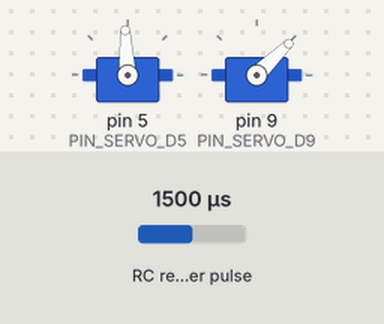
A sketch run on a simulated Arduino Nano, built with avr-gcc and run on an emulated ATmega328P. Parts: 2 × servo. Wiring (inferred from the names in the program): RC receiver channel: data pin 2. Inputs (shaded band) come from the test bench; at power-on: RC receiver pulse 1500 µs. The audio player accepts every command and is not drawn.

Above: at 6.2 s.
6.3 s: RC receiver pulse (sensor on pin 2) set to 1196 µs
9.1 s: RC receiver pulse (sensor on pin 2) set to 1167 µs
At 10.8 s:
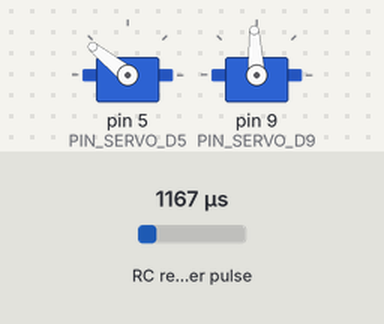
12.1 s: RC receiver pulse (sensor on pin 2) set to 1425 µs
15.1 s: RC receiver pulse (sensor on pin 2) set to 1450 µs
At 16.8 s:
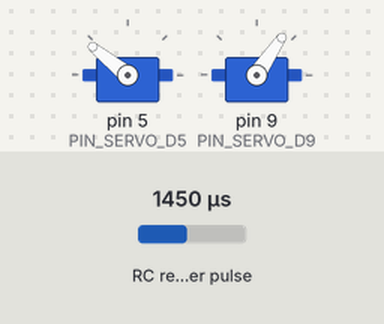
18.1 s: RC receiver pulse (sensor on pin 2) set to 1020 µs
At 22.7 s:
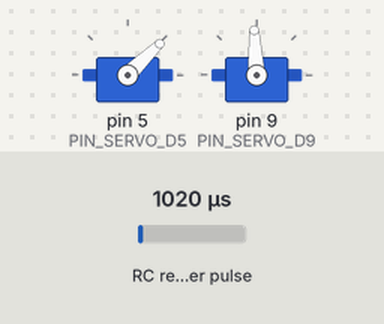
Timing chart, 0 to 24.4 s (numbered marks = the images above; inputs shaded):
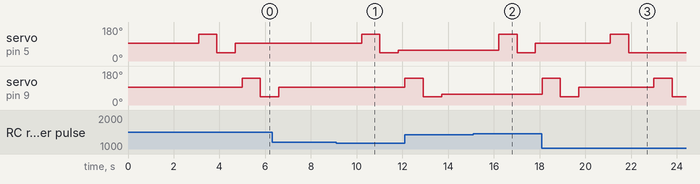

The sketch:

finialtelegraph.ino
```cpp
#include <Servo.h>
#include <SoftwareSerial.h>
#include <DFRobotDFPlayerMini.h>

/*
  TELEGRAPH (LAST-NIGHT FIXED VERSION) — Commented Builder Edition
  ---------------------------------------------------------------
  What it does:
  - Reads RC servo PWM on D2 (1000–2000 µs)
  - Snaps RC to one of 9 discrete "orders" (steps)
  - Requires you to HOLD the snapped step for 1 second to trigger
  - When triggered: plays a bell + runs a sweep show (2000 -> 1000 -> hold)
  - Locks out repeat triggers until you move the stick several steps away
    (prevents "machine-gun bell" and runaway triggering)

  Hardware notes:
  - D5 drives Bridge telegraph (splitter can drive 2 servos)
  - D9 drives Engine telegraph (splitter can drive 2 servos)
  - DFPlayer Mini on SoftwareSerial D11/D12

  Builder adjustments are marked with:  *** TWEAK ME ***
*/

// =====================
// MP3 (DFPlayer Mini)
// =====================
const byte MP3_RX    = 11;  // Nano RX  <- DF TX
const byte MP3_TX    = 12;  // Nano TX  -> DF RX (1k in series recommended)
const byte MP3_VOL   = 30;  // *** TWEAK ME *** 0..30 (30 = loudest)
const int  MP3_TRACK = 1;   // *** TWEAK ME *** track number (0001.mp3 = 1)

SoftwareSerial mp3Serial(MP3_RX, MP3_TX);
DFRobotDFPlayerMini mp3;
bool mp3OK = false;

// --- Bell damper (prevents MP3 "running on") ---
const unsigned long BELL_COOLDOWN_MS = 2000; // *** TWEAK ME *** 1000–3000 typical
unsigned long lastBellMs = 0;

// Plays the bell safely (cooldown + stop-first for picky DFPlayer clones)
void playBell() {
  if (!mp3OK) return;

  unsigned long now = millis();
  if (now - lastBellMs < BELL_COOLDOWN_MS) return; // block repeats
  lastBellMs = now;

  // Many DFPlayer clones behave better if we stop first
  mp3.stop();
  delay(40);
  mp3.play(MP3_TRACK);
}

// =====================
// PINS
// =====================
const uint8_t PIN_SERVO_D5 = 5;   // Bridge master (splitter drives 2)
const uint8_t PIN_SERVO_D9 = 9;   // Engine master (splitter drives 2)
const uint8_t PIN_RC_IN    = 2;   // Receiver PWM in

// =====================
// SERVO RANGE (µs)
// =====================
const int SERVO_MIN = 1000;   // *** TWEAK ME *** your servo safe low end
const int SERVO_MAX = 2000;   // *** TWEAK ME *** your servo safe high end

// 9 selections from 1000 to 2000 inclusive -> step = 125
const int STEPS   = 9;  // *** TWEAK ME *** 9 = classic 9-position feel
const int STEP_US = (SERVO_MAX - SERVO_MIN) / (STEPS - 1); // 125 with 9 steps

// How close RC must be to nearest step to count as "selected"
const int SNAP_TOL_US = 60;   // *** TWEAK ME *** widen if your radio is noisy (60–90)

// Trigger timing
const unsigned long STABLE_SELECT_MS = 1000UL;  // *** TWEAK ME *** hold time to trigger (700–1500)
const unsigned long SAMPLE_MS        = 40UL;    // *** TWEAK ME *** 20–50ms typical

// Show timing
const uint16_t STEP_DELAY_MS  = 800;  // *** TWEAK ME *** time at 2000 and 1000 during sweep
const uint16_t HOLD_SETTLE_MS = 300;  // *** TWEAK ME *** settle after final hold

// =====================
// DAMPER / RE-ARM RULE
// =====================
// After a run, require the stick to move this many *steps away*
// before allowing another run.
// Higher value = harder to re-trigger (more “safety”)
const int REARM_STEPS = 3;    // *** TWEAK ME *** 2 or 3 recommended

// =====================
// OBJECTS
// =====================
Servo s5, s9;

// =====================
// HELPERS
// =====================
int absInt(int x) { return (x < 0) ? -x : x; }

// Read RC pulse width in microseconds.
// IMPORTANT: pulseIn() can be “heavy”, so we only sample every SAMPLE_MS.
int readRcUs() {
  unsigned long pw = pulseIn(PIN_RC_IN, HIGH, 25000UL); // 25ms timeout
  if (pw == 0) return 1500;  // safe fallback if signal missing

  int us = (int)pw;

  // Clamp to normal servo range
  if (us < 1000) us = 1000;
  if (us > 2000) us = 2000;

  return us;
}

// Snap rc value to nearest step (1000..2000 in 125us increments with 9 steps)
int nearestStepUs(int rc) {
  int idx = (rc - 1000 + (STEP_US / 2)) / STEP_US;  // rounded
  if (idx < 0) idx = 0;
  if (idx > (STEPS - 1)) idx = STEPS - 1;
  return 1000 + idx * STEP_US;
}

bool isSnappedToStep(int rc, int stepVal) {
  return absInt(rc - stepVal) <= SNAP_TOL_US;
}

// Convert a step value (1000..2000) to a step index (0..8)
int stepIndexFromUs(int stepUs) {
  int idx = (stepUs - 1000) / STEP_US;
  if (idx < 0) idx = 0;
  if (idx > (STEPS - 1)) idx = STEPS - 1;
  return idx;
}

// =====================
// SHOW ACTION
// =====================
void sweepThenHold(Servo &s, int holdUs) {
  s.writeMicroseconds(2000);
  delay(STEP_DELAY_MS);

  s.writeMicroseconds(1000);
  delay(STEP_DELAY_MS);

  s.writeMicroseconds(holdUs);
  delay(HOLD_SETTLE_MS);
}

// Run the full telegraph “show” for BOTH bridge and engine
// (bell + synchronized sweep + final hold)
void runShowAndHold(int holdUs) {
  // Bell first so the audio matches the moment the order changes
  playBell();

  // Do the sweep on both telegraphs (same timing)
  sweepThenHold(s5, holdUs);
  sweepThenHold(s9, holdUs);
}

// =====================
// STATE
// =====================
int  currentHoldUs = 1500;
bool hasHold       = false;

// Candidate “hold-to-trigger” tracking
bool candidateActive = false;
int  candidateHoldUs = 1500;
unsigned long candidateStartMs = 0;

unsigned long lastSampleMs = 0;

// Damper state
bool rearmed = true;          // allowed to run?
int  lastTriggerUs = 1500;    // last step that caused a run

// =====================
// SETUP / LOOP
// =====================
void setup() {
  pinMode(PIN_RC_IN, INPUT);

  s5.attach(PIN_SERVO_D5);
  s9.attach(PIN_SERVO_D9);

  // Safe start center (prevents servo slam on boot)
  s5.writeMicroseconds(1500);
  s9.writeMicroseconds(1500);
  delay(500);

  // MP3 init
  mp3Serial.begin(9600);
  delay(800);

  if (mp3.begin(mp3Serial)) {
    mp3OK = true;
    mp3.volume(MP3_VOL);
    delay(200);
  } else {
    mp3OK = false; // telegraph still works even if MP3 fails
  }
}

void loop() {
  unsigned long now = millis();
  if (now - lastSampleMs < SAMPLE_MS) return;
  lastSampleMs = now;

  int rc = readRcUs();
  int stepVal = nearestStepUs(rc);
  bool snapped = isSnappedToStep(rc, stepVal);

  // Always hold current position once we have one
  // (keeps both telegraphs parked and stable)
  if (hasHold) {
    s5.writeMicroseconds(currentHoldUs);
    s9.writeMicroseconds(currentHoldUs);
  }

  // If not snapped, cancel timing and do nothing
  // This prevents “half positions” from triggering.
  if (!snapped) {
    candidateActive = false;
    return;
  }

  // ---------------------
  // RE-ARM CHECK
  // ---------------------
  // If we're NOT rearmed, we wait until the stick moves far enough away
  // (2–3 steps) from the last triggered step.
  // This prevents repeated triggering when the stick is left at a position.
  if (!rearmed) {
    int curIdx  = stepIndexFromUs(stepVal);
    int lastIdx = stepIndexFromUs(lastTriggerUs);

    if (absInt(curIdx - lastIdx) >= REARM_STEPS) {
      rearmed = true;          // ok, user moved away enough
      candidateActive = false; // force a fresh 1-second hold after re-arm
    } else {
      // Still too close to last trigger -> ignore all triggers
      candidateActive = false;
      return;
    }
  }

  // Start candidate timing
  // (must hold selection steady for STABLE_SELECT_MS)
  if (!candidateActive) {
    if (hasHold && stepVal == currentHoldUs) return; // already holding same
    candidateActive  = true;
    candidateHoldUs  = stepVal;
    candidateStartMs = now;
    return;
  }

  // Candidate active: if selection changes, restart timer
  if (stepVal != candidateHoldUs) {
    // If moved back to current hold, cancel
    if (hasHold && stepVal == currentHoldUs) {
      candidateActive = false;
      return;
    }
    candidateHoldUs  = stepVal;
    candidateStartMs = now;
    return;
  }

  // Held steady long enough -> trigger once
  if (now - candidateStartMs >= STABLE_SELECT_MS) {
    runShowAndHold(candidateHoldUs);

    currentHoldUs = candidateHoldUs;
    hasHold       = true;

    // Damper: lock out until moved far away
    lastTriggerUs = candidateHoldUs;
    rearmed       = false;

    candidateActive = false;
  }
}
```

Measured:
- the behaviour switches between 1185 and 1184 µs on RC receiver pulse (sensor on pin 2) (found by bisection; images 0 and 1)
- the behaviour switches between 1438 and 1439 µs on RC receiver pulse (sensor on pin 2) (found by bisection; images 1 and 2)
- after the input at 9.1 s, servo on pin 5 (PIN_SERVO_D5): 93° → 141° after 1.1 s, → 44° 0.80 s later, → 56° 0.80 s later
- after the input at 15.1 s, servo on pin 5 (PIN_SERVO_D5): 56° → 141° after 1.1 s, → 44° 0.80 s later, → 93° 0.80 s later
- after the input at 18.1 s, servo on pin 5 (PIN_SERVO_D5): 93° → 141° after 3.0 s, → 44° 0.80 s later
